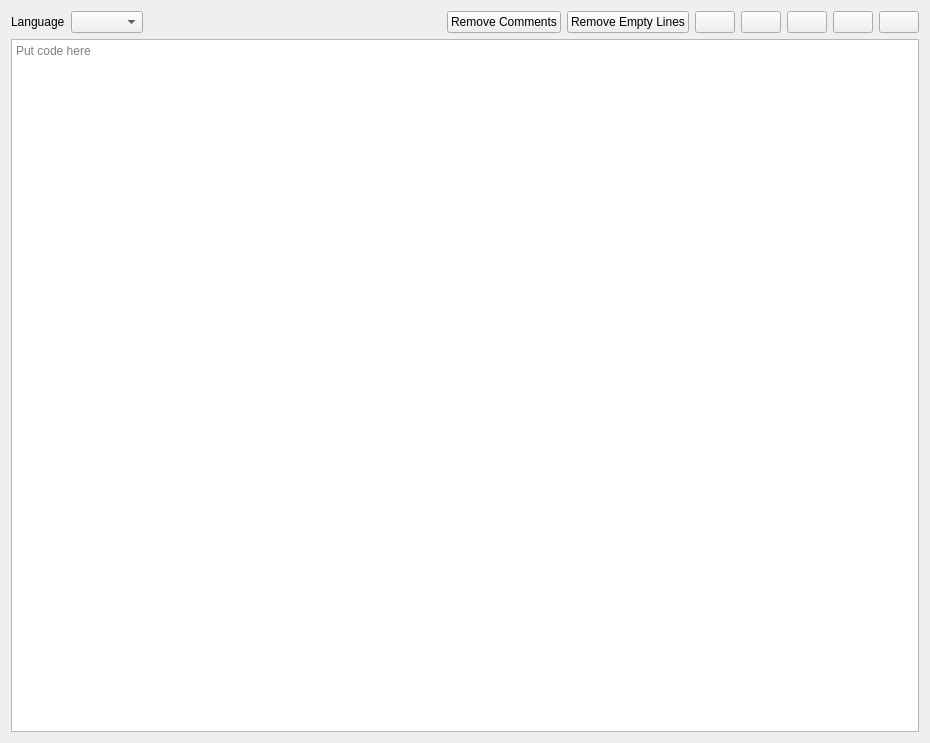
<?xml version="1.0" encoding="UTF-8"?>
<ui version="4.0">
 <class>RemoveCommentsWidget</class>
 <widget class="QWidget" name="RemoveCommentsWidget">
  <property name="geometry">
   <rect>
    <x>0</x>
    <y>0</y>
    <width>930</width>
    <height>743</height>
   </rect>
  </property>
  <property name="windowTitle">
   <string>Form</string>
  </property>
  <layout class="QVBoxLayout" name="verticalLayout">
   <item>
    <layout class="QHBoxLayout" name="horizontalLayout">
     <item>
      <widget class="QLabel" name="label">
       <property name="text">
        <string>Language</string>
       </property>
      </widget>
     </item>
     <item>
      <widget class="QComboBox" name="languageComboBox"/>
     </item>
     <item>
      <spacer name="horizontalSpacer">
       <property name="orientation">
        <enum>Qt::Orientation::Horizontal</enum>
       </property>
       <property name="sizeHint" stdset="0">
        <size>
         <width>40</width>
         <height>20</height>
        </size>
       </property>
      </spacer>
     </item>
     <item>
      <widget class="QPushButton" name="removeButton">
       <property name="toolTip">
        <string>Remove comments from code</string>
       </property>
       <property name="text">
        <string>Remove Comments</string>
       </property>
      </widget>
     </item>
     <item>
      <widget class="QPushButton" name="removeEmptyButton">
       <property name="toolTip">
        <string>Remove empty lines from code</string>
       </property>
       <property name="text">
        <string>Remove Empty Lines</string>
       </property>
      </widget>
     </item>
     <item>
      <widget class="QPushButton" name="openButton">
       <property name="toolTip">
        <string>Open</string>
       </property>
       <property name="text">
        <string/>
       </property>
       <property name="icon">
        <iconset theme="QIcon::ThemeIcon::DocumentOpen"/>
       </property>
      </widget>
     </item>
     <item>
      <widget class="QPushButton" name="saveAsButton">
       <property name="toolTip">
        <string>Save As</string>
       </property>
       <property name="text">
        <string/>
       </property>
       <property name="icon">
        <iconset theme="QIcon::ThemeIcon::DocumentSaveAs"/>
       </property>
      </widget>
     </item>
     <item>
      <widget class="QPushButton" name="copyButton">
       <property name="toolTip">
        <string>Copy</string>
       </property>
       <property name="text">
        <string/>
       </property>
       <property name="icon">
        <iconset theme="QIcon::ThemeIcon::EditCopy"/>
       </property>
      </widget>
     </item>
     <item>
      <widget class="QPushButton" name="pasteButton">
       <property name="toolTip">
        <string>Paste</string>
       </property>
       <property name="text">
        <string/>
       </property>
       <property name="icon">
        <iconset theme="QIcon::ThemeIcon::EditPaste"/>
       </property>
      </widget>
     </item>
     <item>
      <widget class="QPushButton" name="claerButton">
       <property name="toolTip">
        <string>Clear</string>
       </property>
       <property name="text">
        <string/>
       </property>
       <property name="icon">
        <iconset theme="QIcon::ThemeIcon::EditClear"/>
       </property>
      </widget>
     </item>
    </layout>
   </item>
   <item>
    <widget class="CodeEditor" name="codeEditor">
     <property name="placeholderText">
      <string>Put code here</string>
     </property>
    </widget>
   </item>
  </layout>
 </widget>
 <customwidgets>
  <customwidget>
   <class>CodeEditor</class>
   <extends>QPlainTextEdit</extends>
   <header>editor/codeeditor.h</header>
  </customwidget>
 </customwidgets>
 <resources/>
 <connections/>
</ui>
